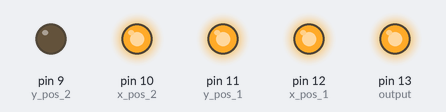
Bench run of a sketch on a simulated Arduino Uno, built with avr-gcc and run on an emulated ATmega328P. On the bench: output pins drawn as LEDs (lit = HIGH).

Above: at 0.1 s.
Timing chart, 0 to 1.6 s (numbered marks = the images above):
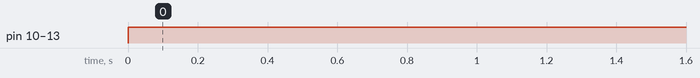

The sketch:

Arduino_to_FPGA_com_test.ino
```cpp
int output  = 13;
int x_pos_1 = 12;
int x_pos_2 = 10;
int y_pos_1 = 11;
int y_pos_2 =  9;

int x = 0;
int y = 0;

void setup() {
  // put your setup code here, to run once:
  pinMode( output, OUTPUT );
  pinMode( LED_BUILTIN, OUTPUT );
  pinMode( x_pos_1, OUTPUT );
  pinMode( y_pos_1, OUTPUT );
  pinMode( x_pos_2, OUTPUT );
  pinMode( y_pos_2, OUTPUT );
}

void loop() {
  // put your main code here, to run repeatedly:
  digitalWrite( output, HIGH );
  digitalWrite( LED_BUILTIN, HIGH );

  // x coordinates
  digitalWrite( x_pos_1, HIGH );
  digitalWrite( x_pos_2, HIGH );

  // y coordinates
  digitalWrite( y_pos_1, HIGH );
  digitalWrite( y_pos_2, LOW );
}
```

Measured:
- by itself, pin 10 (x_pos_2), pin 11 (y_pos_1), pin 12 (x_pos_1), pin 13 (output): LOW → HIGH at 0.00 s
